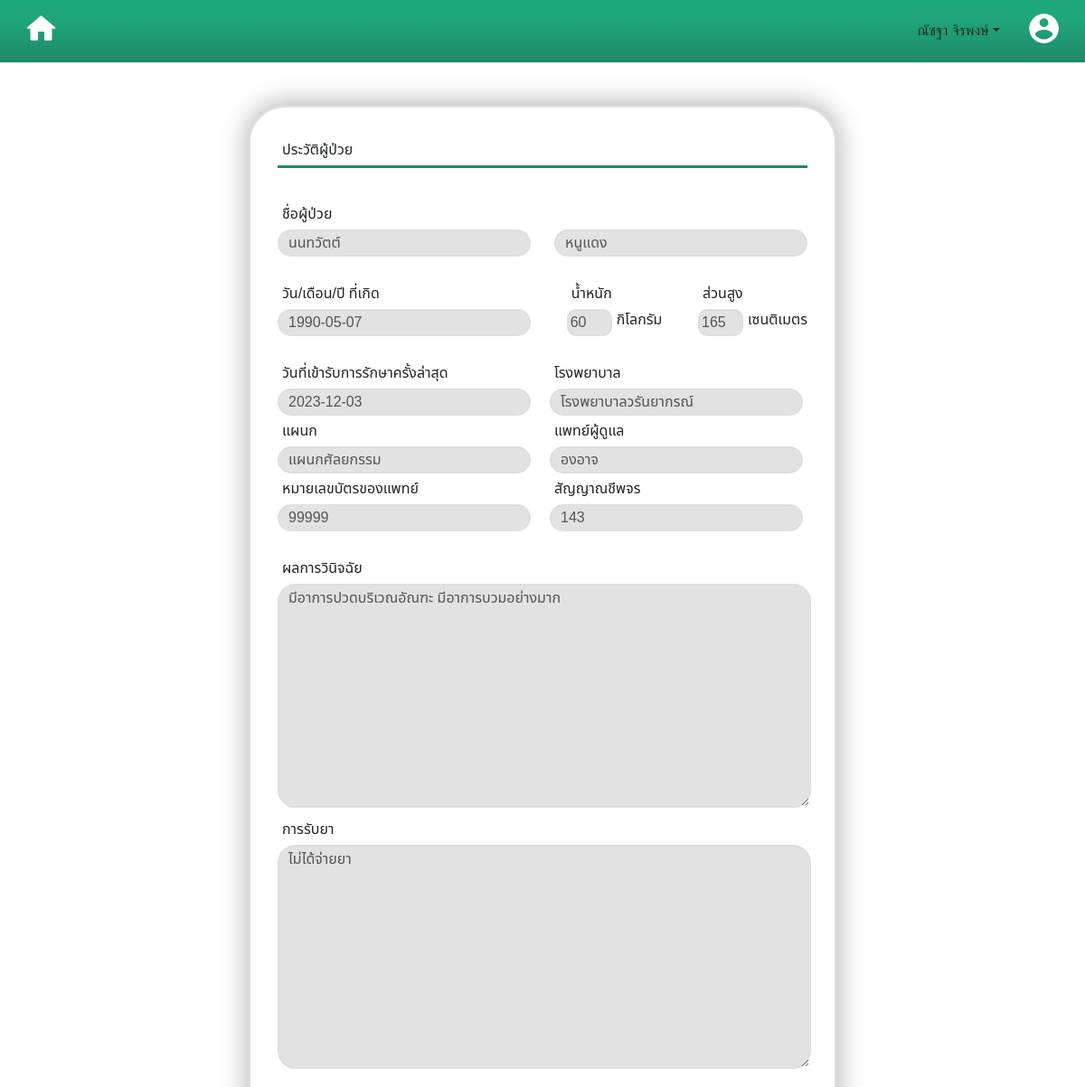
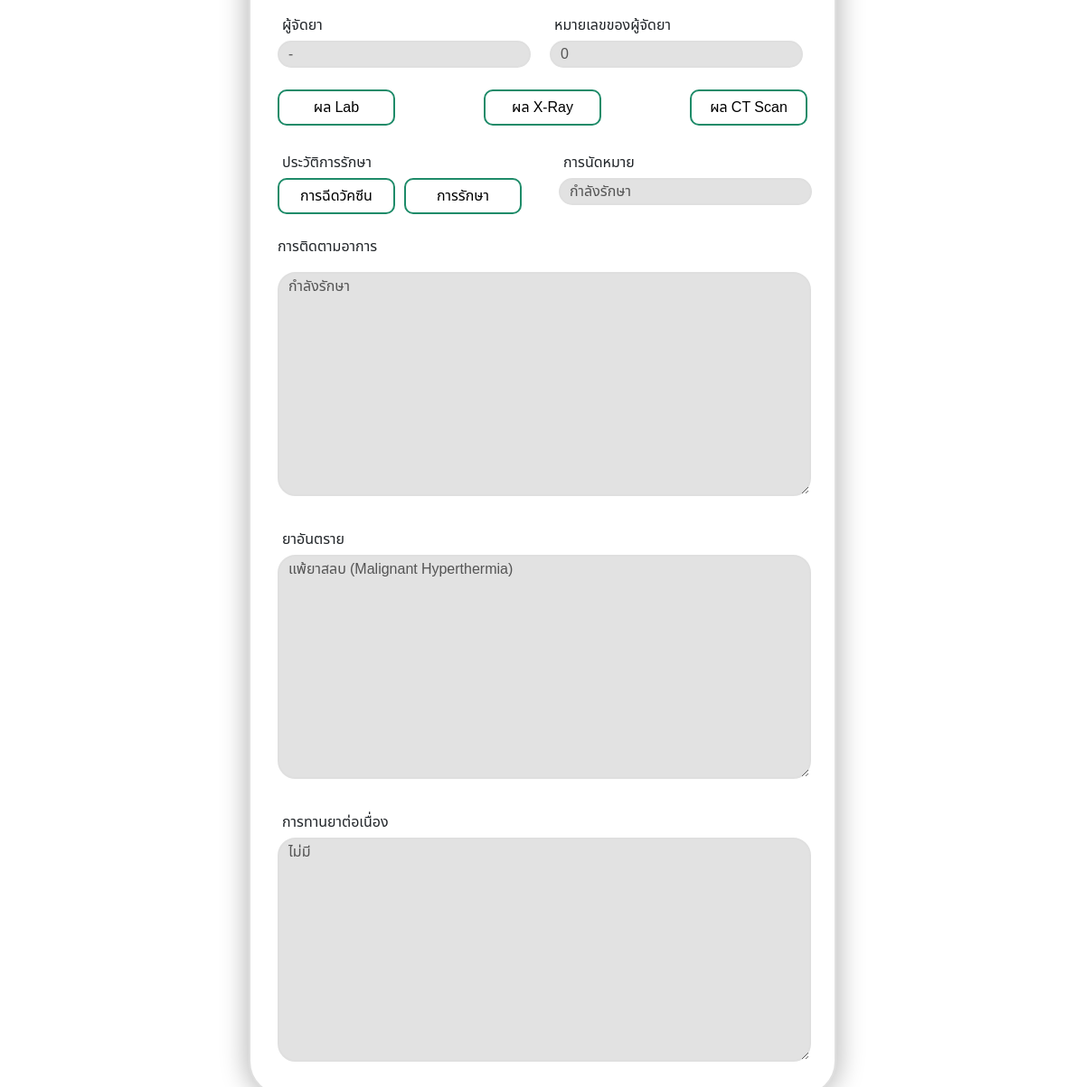
Screenshot of /old-record.php?user_id=700 (signed in) with the database file from the repository (2 pictures, top to bottom).
### tables this page shows
CREATE TABLE `patient` (
  `user_id` int(13) NOT NULL,
  `fname` varchar(255) NOT NULL,
  `lname` varchar(255) NOT NULL,
  `birthday` date NOT NULL,
  `weight` int(11) NOT NULL,
  `height` int(11) NOT NULL,
  `day_latest` date NOT NULL,
  `hs_name` varchar(255) NOT NULL,
  `department` varchar(255) NOT NULL,
  `doc_name` varchar(255) NOT NULL,
  `doc_id` int(11) NOT NULL,
  `pulse` int(11) NOT NULL,
  `results` text NOT NULL,
  `med_recieve` text NOT NULL,
  `meder_name` varchar(255) NOT NULL,
  `meder_id` int(11) NOT NULL,
  `appointment` text NOT NULL,
  `tracking` text NOT NULL,
  `danger_med` text NOT NULL,
  `med_continuous` text NOT NULL
);

### database/connect.php (called while the page is built, shortened)
<?php
$host = "localhost";
$usr = "root";
$pass = "";
$db = "supmed";
$dsn = "mysql:host=$host;dbname=$db;charset=utf8";
require_once "database/controller.php";
try{
    $pdo = new PDO($dsn, $usr, $pass);
    $pdo->setAttribute(PDO::ATTR_ERRMODE, PDO::ERRMODE_EXCEPTION);
}catch(PDOException $e){
    echo $e->getMessage();
}
$controller = new Controller($pdo);
?>

### database/controller.php (called while the page is built)
<?php
class Controller{
    private $db;
    function __construct($conn){
        $this->db=$conn;
    }
    function getDetails($user_id){
        try {
            $sql = "SELECT * FROM patient WHERE user_id = :user_id";
            $stmt = $this->db->prepare($sql);
            $stmt->bindParam(":user_id", $user_id, PDO::PARAM_STR);
            $stmt->execute();
            $result = $stmt->fetch(PDO::FETCH_ASSOC);
            return $result;
        } catch (PDOException $e) {
            echo $e->getMessage();
            return false;
        }
    }
}
?>

### old-record.php (the view, shortened to what this page needs)
<?php
require_once "layout/header.php";
require_once "database/controller.php";
require_once "database/connect.php";
$userID = $_GET["user_id"];
$result = $controller->getDetails($userID);
?>
    <br />
    <br />
    <div class="old-record-contain">
      <div class="text-header">
        <p class="text-in-contain">ประวัติผู้ป่วย</p>
      </div>
      <br/>
      <p class="text-in-contain">ชื่อผู้ป่วย</p>
      <div class="fullname-data">
        <input type="text" class="data" disabled value="<?php echo $result['fname'];?>"/>
        <input type="text" class="data" disabled value="<?php echo $result['lname'];?>"/>
      </div>
      <br />
      <div class="d-w-h">
        <div>
          <p class="text-in-contain" >วัน/เดือน/ปี ที่เกิด</p>
          <input type="text" class="data" disabled value="<?php echo $result['birthday'];?>"/>
        </div>
        <div>
          <p class="text-in-contain">น้ำหนัก</p>
          <div class="display-d-w-h">
            <input type="text" class="data-w-h" disabled value="<?php echo $result['weight'];?>"/>
            <p style="margin: 0%" class="text-in-contain" >กิโลกรัม</p>
          </div>
        </div>
        <div>
          <p class="text-in-contain">ส่วนสูง</p>
          <div class="display-d-w-h">
            <input type="text" class="data-w-h" disabled value="<?php echo $result['height'];?>"/>
            <p style="margin: 0%" class="text-in-contain">เซนติเมตร</p>
          </div>
        </div>
      </div>
      <br />
      <div class="display-deails">
        <div>
          <p class="text-in-contain">วันที่เข้ารับการรักษาครั้งล่าสุด</p>
          <input type="text" class="data" disabled value="<?php echo $result['day_latest'];?>"/>
        </div>
        <div>
          <p class="text-in-contain">โรงพยาบาล</p>
          <input type="text" class="data" disabled value="<?php echo $result['hs_name'];?>"/>
        </div>
        <div>
          <p class="text-in-contain">แผนก</p>
          <input type="text" class="data" disabled value="<?php echo $result['department'];?>"/>
        </div>
        <div>
          <p class="text-in-contain">แพทย์ผู้ดูแล</p>
          <input type="text" class="data" disabled value="<?php echo $result['doc_name'];?>"/>
        </div>
        <div>
          <p class="text-in-contain">หมายเลขบัตรของแพทย์</p>
          <input type="text" class="data" disabled value="<?php echo $result['doc_id'];?>"/>
        </div>
        <div>
          <p class="text-in-contain">สัญญาณชีพจร</p>
          <input type="text" class="data" disabled value="<?php echo $result['pulse'];?>"/>
        </div>
      </div>
      <br />
      <div>
        <p class="text-in-contain">ผลการวินิจฉัย</p>
        <textarea name="ผลการวินิจฉัย" cols="30" rows="10" class="data-b" disabled ><?php echo $result['results'];?></textarea>
      </div>
      <div>
        <p class="text-in-contain">การรับยา</p>
        <textarea name="การรับยา" cols="30" rows="10" class="data-b" disabled><?php echo $result['med_recieve'];?></textarea>
      </div>
      <br/>
      <div class="display-deails">
        <div>
          <p class="text-in-contain">ผู้จัดยา</p>
          <input type="text" class="data" disabled/ value="<?php echo $result['meder_name'];?>">
        </div>
        <div>
          <p class="text-in-contain">หมายเลขของผู้จัดยา</p>
          <input type="text" class="data" disabled/ value="<?php echo $result['meder_id'];?>">
        </div>
      </div>
      <br />
      <div class="button-for-seedata">
        <button class="button-for-clickdata">ผล Lab</button>
        <button class="button-for-clickdata">ผล X-Ray</button>
        <button class="button-for-clickdata">ผล CT Scan</button>
      </div>
      <br />
      <div class="display-history">
        <div>
          <p class="text-in-contain">ประวัติการรักษา</p>
          <div class="history">
            <form method="get" action="vaccine.php">
              <button class="button-for-clickdata">การฉีดวัคซีน</button>
            </form>
            <button class="button-for-clickdata">การรักษา</button>
          </div>
        </div>
        <div>
          <p class="text-in-contain">การนัดหมาย</p>
          <input type="text" class="data" disabled value="<?php echo $result['appointment'];?>"/>
        </div>
      </div>
      <br />
      <div>
        <p>การติดตามอาการ</p>
        <textarea name="การติดตามอาการ" cols="30" rows="10" class="data-b" disabled><?php echo $result['tracking'];?></textarea>
      </div>
      <br />
      <div>
        <p class="text-in-contain">ยาอันตราย</p>
        <textarea name="ยาอันตราย" cols="30" rows="10" class="data-b" disabled><?php echo $result['danger_med'];?></textarea>
      </div>
      <br />
      <div>
        <p class="text-in-contain">การทานยาต่อเนื่อง</p>
        <textarea name="การทานยาต่อเนื่อง" cols="30" rows="10" class="data-b" disabled><?php echo $result['med_continuous'];?></textarea>
      </div>
    </div>
</body>
</html>

### css/record1.css (style rules this page uses)
.text-header { border-bottom: 3px solid #1E8B69 ; margin-bottom: 10px; }

### css/casehistory.css (style rules this page uses)
.old-record-contain { width: 650px; height: auto !important; background: white; border: 2px solid rgb(223, 223, 223); border-radius: 40px; backdrop-filter: blur(15px); box-shadow: 0px -1px 26.100000381469727px 5px rgba(0, 0, 0, 0.25); margin: auto auto; padding: 30px; font-family: 'Noto Sans Thai', sans-serif; }
.text-header { border-bottom: 3px solid #1E8B69 ; }
.text-in-contain { margin: 5px 5px; }
.fullname-data { display: flex; flex-direction: row; justify-content: space-between; gap: 10px; }
.display-d-w-h { display: flex; flex-direction: row; justify-content: space-between; gap: 5px; }
.data { border: 2px solid rgb(223, 223, 223); border-radius: 20px; background-color: rgb(226, 226, 226); width: 280px; height: 30px; padding-left: 10px; }
.data-b { border: 2px solid rgb(223, 223, 223); border-radius: 20px; background-color: rgb(226, 226, 226); width: 590px; height: auto; padding-left: 10px; }
.data-w-h { border: 2px solid rgb(223, 223, 223); border-radius: 10px; background-color: rgb(226, 226, 226); width: 50px; height: 30px; }
.d-w-h { display: flex; flex-direction: row; justify-content: space-between; gap: 10px; }
.display-history { display: flex; flex-direction: row; gap: 11px; }
.display-deails { display: grid; grid-template-columns: repeat(2, 1Fr); grid-column-gap: 16px; }
.button-for-seedata { display: flex; flex-direction: row; justify-content: space-between; gap: 10px; }
.history { display: flex; flex-direction: row; gap: 10px; width: 300px; }
.button-for-clickdata { width: 130px; height: 40px; border-radius: 10px; border: 2px solid #1E8B69; font-family: noto; background-color: white; font-family: 'Noto Sans Thai', sans-serif; }

### rows the page displays
patient: fname "นนทวัตต์", lname "หนูแดง", birthday "1990-05-07", weight "60", height "165", day_latest "2023-12-03", hs_name "โรงพยาบาลวรันยากรณ์", department "แผนกศัลยกรรม", doc_name "องอาจ", doc "99999", pulse "143", results "มีอาการปวดบริเวณอัณฑะ มีอาการบวมอย่างมาก", med_recieve "ไม่ได้จ่ายยา", meder_name "-", meder "0", appointment "กำลังรักษา", tracking "กำลังรักษา", danger_med "แพ้ยาสลบ (Malignant Hyperthermia)", med_continuous "ไม่มี"

### other values shown
$_SESSION['username'] "ณัชฐา จิรพงษ์"
